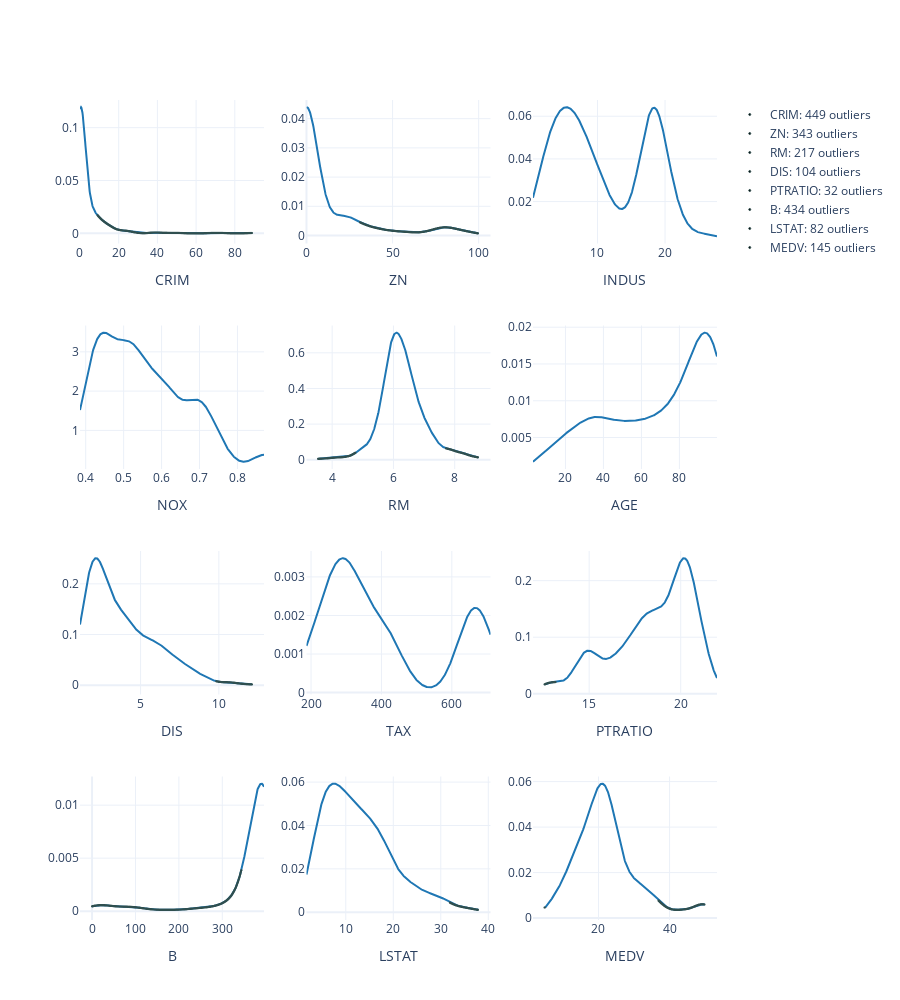

Here is the notebook cell this chart was saved with:
### Code cell
plots_kde_outliers(df, NUM_COLS, 3)

### Figure 1 — Plotly figure (JSON) as saved in the notebook; plotly's stock layout.template omitted (floating-point values rounded to 4 significant figures; data arrays with more than 128 entries replaced by an {"elided": "..."} marker saying what was removed)
{"data": [{"legendgroup": "CRIM", "marker": {"color": "rgb(31, 119, 180)"}, "mode": "lines", "name": "CRIM", "showlegend": false, "type": "scatter", "x": {"elided": "500 float values"}, "xaxis": "x", "y": {"elided": "500 float values"}, "yaxis": "y"}, {"marker": {"color": "black", "line": {"color": "DarkSlateGrey", "width": 1}, "size": 1}, "mode": "markers", "name": "CRIM: 449 outliers", "showlegend": true, "type": "scattergl", "x": {"elided": "449 float values"}, "xaxis": "x", "y": {"elided": "449 float values"}, "yaxis": "y"}, {"legendgroup": "ZN", "marker": {"color": "rgb(31, 119, 180)"}, "mode": "lines", "name": "ZN", "showlegend": false, "type": "scatter", "x": {"elided": "500 float values"}, "xaxis": "x2", "y": {"elided": "500 float values"}, "yaxis": "y2"}, {"marker": {"color": "black", "line": {"color": "DarkSlateGrey", "width": 1}, "size": 1}, "mode": "markers", "name": "ZN: 343 outliers", "showlegend": true, "type": "scattergl", "x": {"elided": "343 float values"}, "xaxis": "x2", "y": {"elided": "343 float values"}, "yaxis": "y2"}, {"legendgroup": "INDUS", "marker": {"color": "rgb(31, 119, 180)"}, "mode": "lines", "name": "INDUS", "showlegend": false, "type": "scatter", "x": {"elided": "500 float values"}, "xaxis": "x3", "y": {"elided": "500 float values"}, "yaxis": "y3"}, {"marker": {"color": "black", "line": {"color": "DarkSlateGrey", "width": 1}, "size": 1}, "mode": "markers", "name": "INDUS: 0 outliers", "showlegend": true, "type": "scattergl", "x": [], "xaxis": "x3", "y": [], "yaxis": "y3"}, {"legendgroup": "NOX", "marker": {"color": "rgb(31, 119, 180)"}, "mode": "lines", "name": "NOX", "showlegend": false, "type": "scatter", "x": {"elided": "500 float values"}, "xaxis": "x4", "y": {"elided": "500 float values"}, "yaxis": "y4"}, {"marker": {"color": "black", "line": {"color": "DarkSlateGrey", "width": 1}, "size": 1}, "mode": "markers", "name": "NOX: 0 outliers", "showlegend": true, "type": "scattergl", "x": [], "xaxis": "x4", "y": [], "yaxis": "y4"}, {"legendgroup": "RM", "marker": {"color": "rgb(31, 119, 180)"}, "mode": "lines", "name": "RM", "showlegend": false, "type": "scatter", "x": {"elided": "500 float values"}, "xaxis": "x5", "y": {"elided": "500 float values"}, "yaxis": "y5"}, {"marker": {"color": "black", "line": {"color": "DarkSlateGrey", "width": 1}, "size": 1}, "mode": "markers", "name": "RM: 217 outliers", "showlegend": true, "type": "scattergl", "x": {"elided": "217 float values"}, "xaxis": "x5", "y": {"elided": "217 float values"}, "yaxis": "y5"}, {"legendgroup": "AGE", "marker": {"color": "rgb(31, 119, 180)"}, "mode": "lines", "name": "AGE", "showlegend": false, "type": "scatter", "x": {"elided": "500 float values"}, "xaxis": "x6", "y": {"elided": "500 float values"}, "yaxis": "y6"}, {"marker": {"color": "black", "line": {"color": "DarkSlateGrey", "width": 1}, "size": 1}, "mode": "markers", "name": "AGE: 0 outliers", "showlegend": true, "type": "scattergl", "x": [], "xaxis": "x6", "y": [], "yaxis": "y6"}, {"legendgroup": "DIS", "marker": {"color": "rgb(31, 119, 180)"}, "mode": "lines", "name": "DIS", "showlegend": false, "type": "scatter", "x": {"elided": "500 float values"}, "xaxis": "x7", "y": {"elided": "500 float values"}, "yaxis": "y7"}, {"marker": {"color": "black", "line": {"color": "DarkSlateGrey", "width": 1}, "size": 1}, "mode": "markers", "name": "DIS: 104 outliers", "showlegend": true, "type": "scattergl", "x": [9.839, 9.861, 9.883, 9.905, 9.927, 9.949, 9.971, 9.993, 10.02, 10.04, 10.06, 10.08, 10.1, 10.13, 10.15, 10.17, 10.19, 10.21, 10.24, 10.26, 10.28, 10.3, 10.32, 10.35, 10.37, 10.39, 10.41, 10.43, 10.45, 10.48, 10.5, 10.52, 10.54, 10.56, 10.59, 10.61, 10.63, 10.65, 10.67, 10.7, 10.72, 10.74, 10.76, 10.78, 10.81, 10.83, 10.85, 10.87, 10.89, 10.92, 10.94, 10.96, 10.98, 11.0, 11.03, 11.05, 11.07, 11.09, 11.11, 11.14, 11.16, 11.18, 11.2, 11.22, 11.25, 11.27, 11.29, 11.31, 11.33, 11.36, 11.38, 11.4, 11.42, 11.44, 11.47, 11.49, 11.51, 11.53, 11.55, 11.58, 11.6, 11.62, 11.64, 11.66, 11.69, 11.71, 11.73, 11.75, 11.77, 11.8, 11.82, 11.84, 11.86, 11.88, 11.91, 11.93, 11.95, 11.97, 11.99, 12.02, 12.04, 12.06, 12.08, 12.1], "xaxis": "x7", "y": [0.007784, 0.007618, 0.007462, 0.007315, 0.007177, 0.007049, 0.006929, 0.006819, 0.006717, 0.006623, 0.006538, 0.00646, 0.006389, 0.006326, 0.006269, 0.006218, 0.006172, 0.006132, 0.006096, 0.006065, 0.006037, 0.006013, 0.005991, 0.005971, 0.005953, 0.005937, 0.005921, 0.005905, 0.005889, 0.005872, 0.005855, 0.005836, 0.005816, 0.005793, 0.005768, 0.00574, 0.00571, 0.005677, 0.00564, 0.0056, 0.005556, 0.005509, 0.005458, 0.005404, 0.005346, 0.005285, 0.00522, 0.005152, 0.00508, 0.005006, 0.004929, 0.004848, 0.004766, 0.004681, 0.004594, 0.004505, 0.004415, 0.004324, 0.004231, 0.004138, 0.004044, 0.003951, 0.003857, 0.003764, 0.003671, 0.003579, 0.003488, 0.003399, 0.003311, 0.003225, 0.00314, 0.003058, 0.002978, 0.0029, 0.002824, 0.002751, 0.002681, 0.002613, 0.002548, 0.002485, 0.002426, 0.002368, 0.002314, 0.002262, 0.002212, 0.002165, 0.00212, 0.002077, 0.002037, 0.001998, 0.001962, 0.001927, 0.001893, 0.001862, 0.001831, 0.001802, 0.001774, 0.001747, 0.001721, 0.001695, 0.00167, 0.001646, 0.001621, 0.001597], "yaxis": "y7"}, {"legendgroup": "TAX", "marker": {"color": "rgb(31, 119, 180)"}, "mode": "lines", "name": "TAX", "showlegend": false, "type": "scatter", "x": {"elided": "500 float values"}, "xaxis": "x8", "y": {"elided": "500 float values"}, "yaxis": "y8"}, {"marker": {"color": "black", "line": {"color": "DarkSlateGrey", "width": 1}, "size": 1}, "mode": "markers", "name": "TAX: 0 outliers", "showlegend": true, "type": "scattergl", "x": [], "xaxis": "x8", "y": [], "yaxis": "y8"}, {"legendgroup": "PTRATIO", "marker": {"color": "rgb(31, 119, 180)"}, "mode": "lines", "name": "PTRATIO", "showlegend": false, "type": "scatter", "x": {"elided": "500 float values"}, "xaxis": "x9", "y": {"elided": "500 float values"}, "yaxis": "y9"}, {"marker": {"color": "black", "line": {"color": "DarkSlateGrey", "width": 1}, "size": 1}, "mode": "markers", "name": "PTRATIO: 32 outliers", "showlegend": true, "type": "scattergl", "x": [12.6, 12.62, 12.64, 12.66, 12.68, 12.69, 12.71, 12.73, 12.75, 12.77, 12.79, 12.81, 12.83, 12.84, 12.86, 12.88, 12.9, 12.92, 12.94, 12.96, 12.98, 12.99, 13.01, 13.03, 13.05, 13.07, 13.09, 13.11, 13.13, 13.15, 13.16, 13.18], "xaxis": "x9", "y": [0.01668, 0.01695, 0.01722, 0.01747, 0.01771, 0.01795, 0.01818, 0.01839, 0.0186, 0.01879, 0.01898, 0.01915, 0.01932, 0.01947, 0.01961, 0.01975, 0.01987, 0.01998, 0.02008, 0.02018, 0.02026, 0.02034, 0.02041, 0.02047, 0.02052, 0.02057, 0.02061, 0.02065, 0.02068, 0.02071, 0.02074, 0.02077], "yaxis": "y9"}, {"legendgroup": "B", "marker": {"color": "rgb(31, 119, 180)"}, "mode": "lines", "name": "B", "showlegend": false, "type": "scatter", "x": {"elided": "500 float values"}, "xaxis": "x10", "y": {"elided": "500 float values"}, "yaxis": "y10"}, {"marker": {"color": "black", "line": {"color": "DarkSlateGrey", "width": 1}, "size": 1}, "mode": "markers", "name": "B: 434 outliers", "showlegend": true, "type": "scattergl", "x": {"elided": "434 float values"}, "xaxis": "x10", "y": {"elided": "434 float values"}, "yaxis": "y10"}, {"legendgroup": "LSTAT", "marker": {"color": "rgb(31, 119, 180)"}, "mode": "lines", "name": "LSTAT", "showlegend": false, "type": "scatter", "x": {"elided": "500 float values"}, "xaxis": "x11", "y": {"elided": "500 float values"}, "yaxis": "y11"}, {"marker": {"color": "black", "line": {"color": "DarkSlateGrey", "width": 1}, "size": 1}, "mode": "markers", "name": "LSTAT: 82 outliers", "showlegend": true, "type": "scattergl", "x": [32.03, 32.1, 32.17, 32.24, 32.32, 32.39, 32.46, 32.53, 32.61, 32.68, 32.75, 32.82, 32.9, 32.97, 33.04, 33.11, 33.19, 33.26, 33.33, 33.4, 33.48, 33.55, 33.62, 33.69, 33.77, 33.84, 33.91, 33.98, 34.06, 34.13, 34.2, 34.27, 34.35, 34.42, 34.49, 34.56, 34.64, 34.71, 34.78, 34.85, 34.93, 35.0, 35.07, 35.14, 35.22, 35.29, 35.36, 35.43, 35.51, 35.58, 35.65, 35.72, 35.8, 35.87, 35.94, 36.01, 36.09, 36.16, 36.23, 36.3, 36.38, 36.45, 36.52, 36.59, 36.67, 36.74, 36.81, 36.88, 36.96, 37.03, 37.1, 37.17, 37.25, 37.32, 37.39, 37.46, 37.54, 37.61, 37.68, 37.75, 37.83, 37.9], "xaxis": "x11", "y": [0.004454, 0.00437, 0.004288, 0.004206, 0.004127, 0.004049, 0.003972, 0.003897, 0.003824, 0.003753, 0.003684, 0.003616, 0.00355, 0.003486, 0.003424, 0.003364, 0.003305, 0.003248, 0.003193, 0.00314, 0.003088, 0.003038, 0.002989, 0.002942, 0.002897, 0.002852, 0.002809, 0.002767, 0.002727, 0.002687, 0.002649, 0.002611, 0.002574, 0.002538, 0.002503, 0.002469, 0.002435, 0.002402, 0.002369, 0.002337, 0.002305, 0.002274, 0.002243, 0.002212, 0.002182, 0.002151, 0.002121, 0.002091, 0.002061, 0.002032, 0.002002, 0.001973, 0.001943, 0.001914, 0.001884, 0.001855, 0.001826, 0.001796, 0.001767, 0.001738, 0.001709, 0.001679, 0.00165, 0.001621, 0.001592, 0.001563, 0.001534, 0.001505, 0.001476, 0.001447, 0.001418, 0.001389, 0.001361, 0.001332, 0.001303, 0.001275, 0.001246, 0.001218, 0.00119, 0.001162, 0.001134, 0.001106], "yaxis": "y11"}, {"legendgroup": "MEDV", "marker": {"color": "rgb(31, 119, 180)"}, "mode": "lines", "name": "MEDV", "showlegend": false, "type": "scatter", "x": {"elided": "500 float values"}, "xaxis": "x12", "y": {"elided": "500 float values"}, "yaxis": "y12"}, {"marker": {"color": "black", "line": {"color": "DarkSlateGrey", "width": 1}, "size": 1}, "mode": "markers", "name": "MEDV: 145 outliers", "showlegend": true, "type": "scattergl", "x": {"elided": "145 float values"}, "xaxis": "x12", "y": {"elided": "145 float values"}, "yaxis": "y12"}], "layout": {"height": 1000, "showlegend": true, "xaxis": {"anchor": "y", "domain": [0, 0.2889], "title": {"text": "CRIM"}}, "xaxis10": {"anchor": "y10", "domain": [0, 0.2889], "title": {"text": "B"}}, "xaxis11": {"anchor": "y11", "domain": [0.3556, 0.6444], "title": {"text": "LSTAT"}}, "xaxis12": {"anchor": "y12", "domain": [0.7111, 1], "title": {"text": "MEDV"}}, "xaxis2": {"anchor": "y2", "domain": [0.3556, 0.6444], "title": {"text": "ZN"}}, "xaxis3": {"anchor": "y3", "domain": [0.7111, 1], "title": {"text": "INDUS"}}, "xaxis4": {"anchor": "y4", "domain": [0, 0.2889], "title": {"text": "NOX"}}, "xaxis5": {"anchor": "y5", "domain": [0.3556, 0.6444], "title": {"text": "RM"}}, "xaxis6": {"anchor": "y6", "domain": [0.7111, 1], "title": {"text": "AGE"}}, "xaxis7": {"anchor": "y7", "domain": [0, 0.2889], "title": {"text": "DIS"}}, "xaxis8": {"anchor": "y8", "domain": [0.3556, 0.6444], "title": {"text": "TAX"}}, "xaxis9": {"anchor": "y9", "domain": [0.7111, 1], "title": {"text": "PTRATIO"}}, "yaxis": {"anchor": "x", "domain": [0.825, 1]}, "yaxis10": {"anchor": "x10", "domain": [0, 0.175]}, "yaxis11": {"anchor": "x11", "domain": [0, 0.175]}, "yaxis12": {"anchor": "x12", "domain": [0, 0.175]}, "yaxis2": {"anchor": "x2", "domain": [0.825, 1]}, "yaxis3": {"anchor": "x3", "domain": [0.825, 1]}, "yaxis4": {"anchor": "x4", "domain": [0.55, 0.725]}, "yaxis5": {"anchor": "x5", "domain": [0.55, 0.725]}, "yaxis6": {"anchor": "x6", "domain": [0.55, 0.725]}, "yaxis7": {"anchor": "x7", "domain": [0.275, 0.45]}, "yaxis8": {"anchor": "x8", "domain": [0.275, 0.45]}, "yaxis9": {"anchor": "x9", "domain": [0.275, 0.45]}}}
